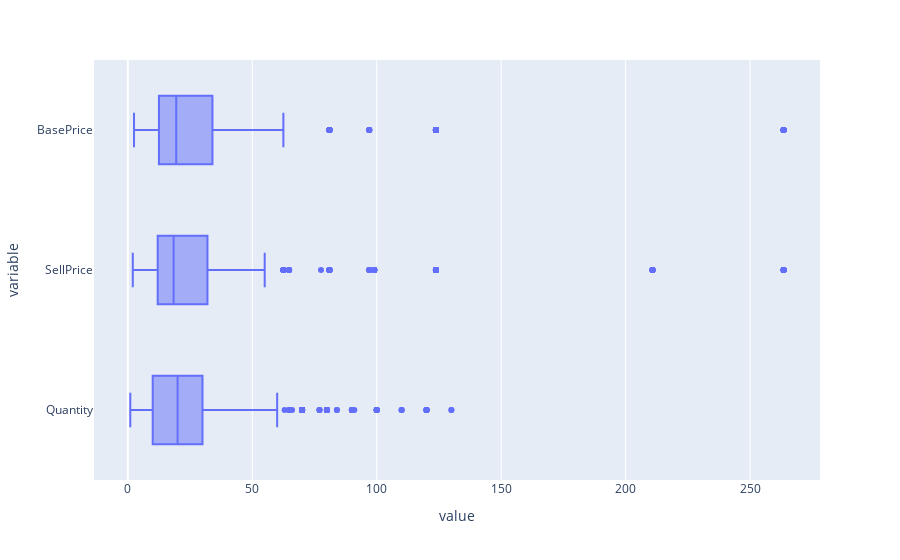

The code cell stored with this chart in its notebook:
### Markdown cell above
### **Outliers and Anomalies**
Outliers might indicate skewness in data but having outliers does not equal to anomalies. Outliers below are not anomalies, removing those outliers might result in biased analysis, therefore, no outlier was dropped.

### Code cell
# Check for anomalies in Price and Quantity
fig = px.box(df, x= ["Quantity", "SellPrice", "BasePrice"])
fig.show()

### Figure 1 — Plotly figure (JSON) as saved in the notebook; plotly's stock layout.template omitted (floating-point values rounded to 4 significant figures; data arrays with more than 128 entries replaced by an {"elided": "..."} marker saying what was removed)
{"data": [{"alignmentgroup": "True", "hovertemplate": "value=%{x}<br>variable=%{y}<extra></extra>", "legendgroup": "", "marker": {"color": "#636efa"}, "name": "", "notched": false, "offsetgroup": "", "orientation": "h", "showlegend": false, "type": "box", "x": {"elided": "6465 float values"}, "x0": " ", "xaxis": "x", "y": {"elided": "6465 str values"}, "y0": " ", "yaxis": "y"}], "layout": {"boxmode": "group", "legend": {"tracegroupgap": 0}, "margin": {"t": 60}, "xaxis": {"anchor": "y", "domain": [0, 1], "title": {"text": "value"}}, "yaxis": {"anchor": "x", "domain": [0, 1], "title": {"text": "variable"}}}}
